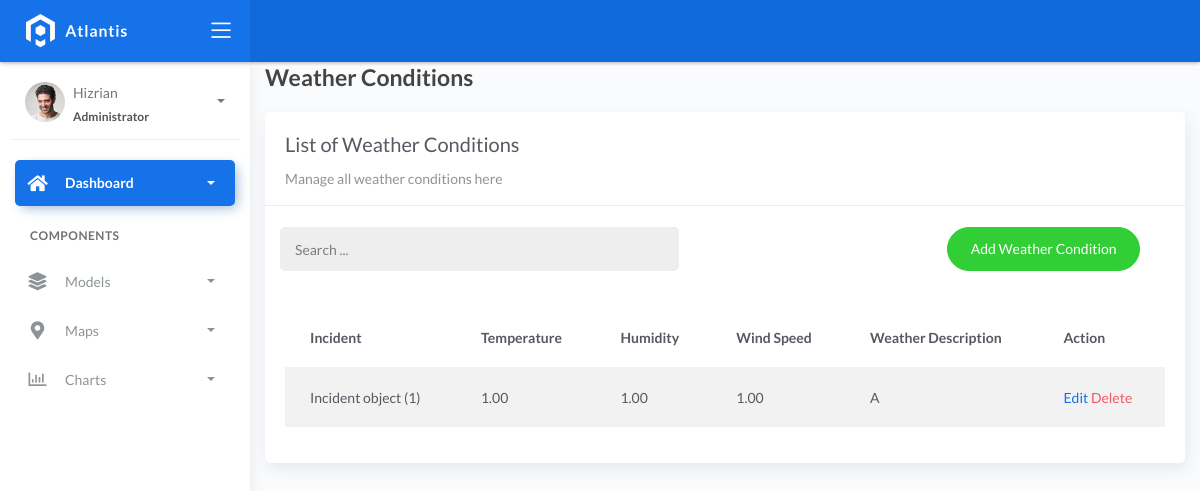
/weatherconditions/, run on an earlier commit of the app's database.
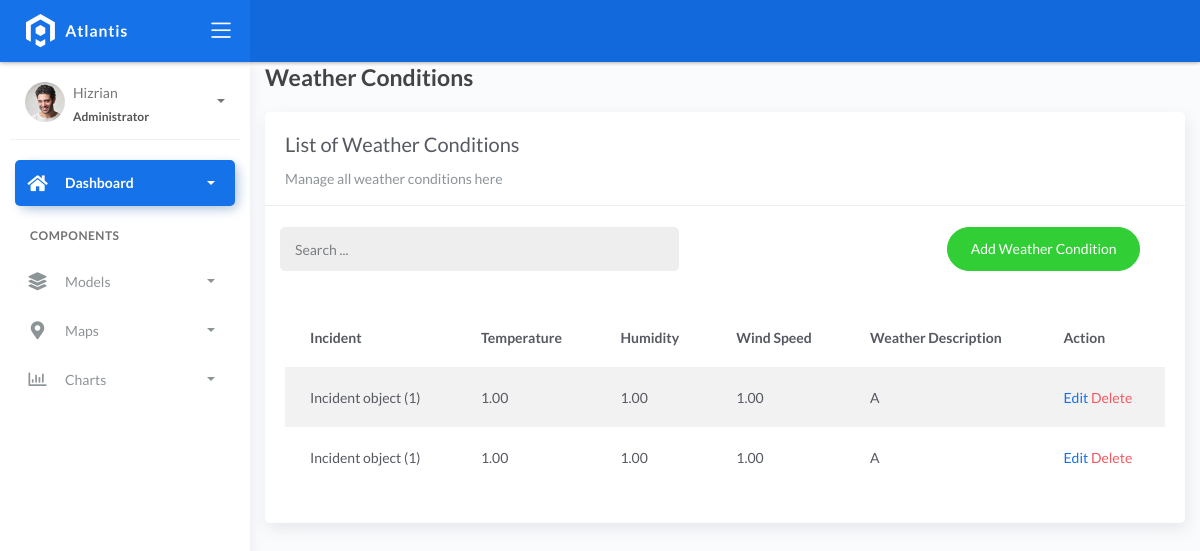
And on a later commit of the database.
### fire/models.py (models this page shows)
class BaseModel(models.Model):
    created_at = models.DateTimeField(auto_now_add=True, db_index=True)
    updated_at = models.DateTimeField(auto_now=True)
    class Meta:
        abstract = True

class WeatherConditions(BaseModel):
    incident = models.ForeignKey(Incident, on_delete=models.CASCADE)
    temperature = models.DecimalField(max_digits=10, decimal_places=2)
    humidity = models.DecimalField(max_digits=10, decimal_places=2)
    wind_speed = models.DecimalField(max_digits=10, decimal_places=2)
    weather_description = models.CharField(max_length=150)

class Incident(BaseModel):
    SEVERITY_CHOICES = (
        ('Minor Fire', 'Minor Fire'),
        ('Moderate Fire', 'Moderate Fire'),
        ('Major Fire', 'Major Fire'),
    )
    location = models.ForeignKey(Locations, on_delete=models.CASCADE)
    date_time = models.DateTimeField(blank=True, null=True)
    severity_level = models.CharField(max_length=45, choices=SEVERITY_CHOICES)
    description = models.CharField(max_length=250)

### fire/views.py (the view)
# urls.py: path('weatherconditions/', views.WeatherConditionsListView.as_view(), name='weatherconditions_list'),
class WeatherConditionsListView(ListView):
    model = WeatherConditions
    template_name = "weatherconditions/list.html"
    context_object_name = "weatherconditions"
    paginate_by = 5

### templates/weatherconditions/list.html (shortened to what this page needs)
{% extends 'base.html' %} {% block content %}
<div class="content">
    <div class="container-fluid">
        <h4 class="page-title">Weather Conditions</h4>
        <div class="row">
            <div class="col-md-12">
                <div class="card">
                    <div class="card-header">
                        <div class="card-title">List of Weather Conditions</div>
                        <div class="card-category">Manage all weather conditions here</div>
                    </div>
                    <br />
                    <div class="col-md-12 row">
                        <div class="col-md-6">
                            <form class="navbar-left navbar-form nav-search mr-md-3" action="{% url 'weatherconditions_list' %}">
                                <div class="input-group">
                                    <input type="text" placeholder="Search ... " class="form-control" name="q" />
                                    <div class="input-group-append">
                                        <span class="input-group-text">
                                        </span>
                                    </div>
                                </div>
                            </form>
                        </div>
                        <div class="col-md-6">
                            <div class="pull-right">
                                <a href="{% url 'weatherconditions_create' %}" class="btn btn-success btn-rounded">Add Weather Condition</a>
                            </div>
                        </div>
                    </div>
                    <div class="card-body">
                        <table class="table table-striped mt-3">
                            <thead>
                                <tr>
                                    <th>Incident</th>
                                    <th>Temperature</th>
                                    <th>Humidity</th>
                                    <th>Wind Speed</th>
                                    <th>Weather Description</th>
                                    <th>Action</th>
                                </tr>
                            </thead>
                            <tbody>
                                {% for weatherconditions in object_list %}
                                <tr>
                                    <td>{{ weatherconditions.incident }}</td>
                                    <td>{{ weatherconditions.temperature }}</td>
                                    <td>{{ weatherconditions.humidity }}</td>
                                    <td>{{ weatherconditions.wind_speed }}</td>
                                    <td>{{ weatherconditions.weather_description }}</td>
                                    <td>
                                        <a href="{% url 'weatherconditions_update' weatherconditions.id %}">Edit</a>
                                        <a href="{% url 'weatherconditions_delete' weatherconditions.id %}" class="text-danger">Delete</a>
                                    </td>
                                </tr>
                                {% empty %}
                                <tr>
                                    <td colspan="7" style="text-align: center;">
                                        <p class="text-sm font-weight-bold mb-0">No Records Found</p>
                                    </td>
                                </tr>
                                {% endfor %}
                            </tbody>
                        </table>
                    </div>
                </div>
            </div>
        </div>
    </div>
</div>
{% endblock %}

What changed in the data, as far as the page shows it:
added WeatherConditions: incident "Incident object (1)", temperature "1.00", humidity "1.00", wind_speed "1.00", weather_description "A"
